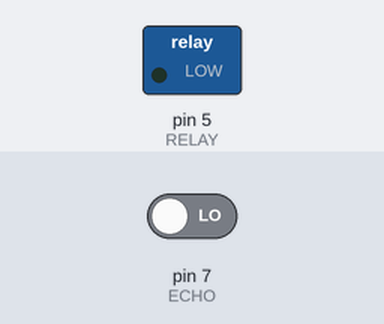
Simulated run of this sketch. Board: Arduino Uno, built with avr-gcc and run on an emulated ATmega328P. On the bench: switched loads named in the sketch (green lamp = pin HIGH). Inputs (shaded band) come from the test bench; at power-on: pin 7 (ECHO) LOW. Pins used as bus, display or sensor lines are not drawn; what the sketch prints to the serial monitor is not drawn.

Above: at 0.1 s.
At 1.1 s:
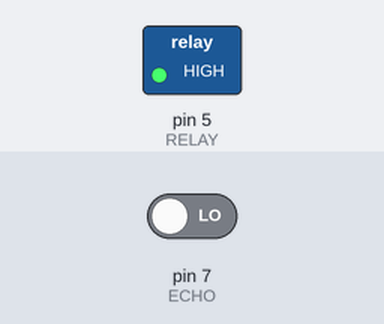
Timing chart, 0 to 2.6 s (numbered marks = the images above):
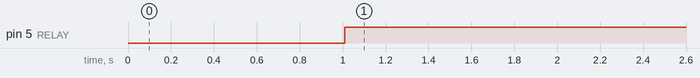

The sketch:

Relay_Golden_Bell1.ino
```cpp
int RELAY=5;
int TRIG=6;
int ECHO=7;
void setup() {
  Serial.begin(9600);
  pinMode(RELAY,OUTPUT);
  pinMode(TRIG, OUTPUT);
  pinMode(ECHO, INPUT);
}

void loop() {
 digitalWrite(TRIG,HIGH);
 delay(10);
 digitalWrite(TRIG,LOW);

 float duration = pulseIn(ECHO, HIGH);
 float distance = ((float)(340*duration)/10000)/2;

 Serial.println("거리:");
 Serial.println(distance);
 Serial.println("cm");


 if(distance <20)
 {digitalWrite(RELAY, HIGH);}
 else if(distance >20)
 {digitalWrite(RELAY, LOW);}
 delay(1000);

}
```

Measured:
- by itself, pin 5 (RELAY): LOW → HIGH at 1.0 s
